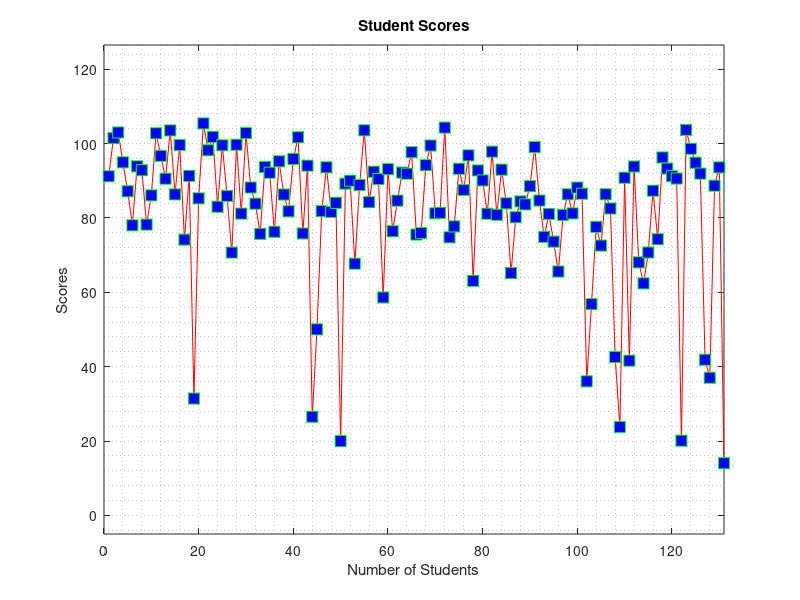
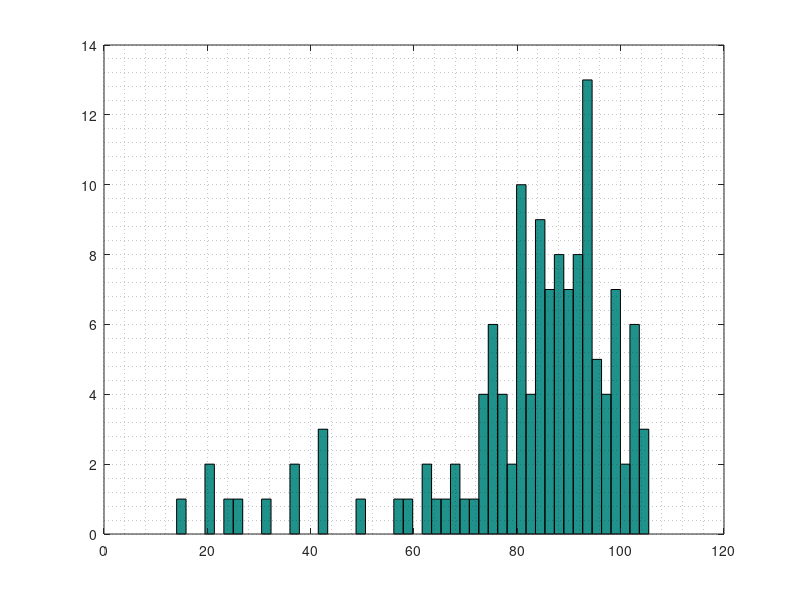
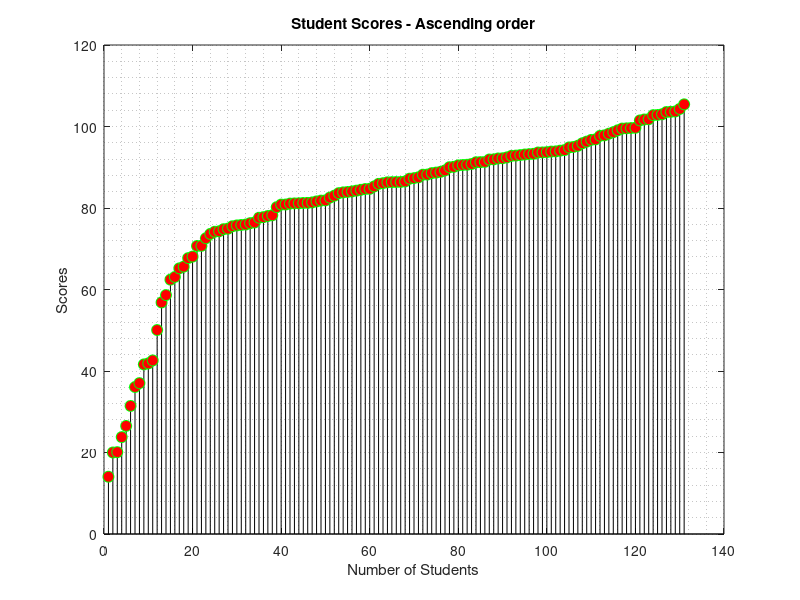
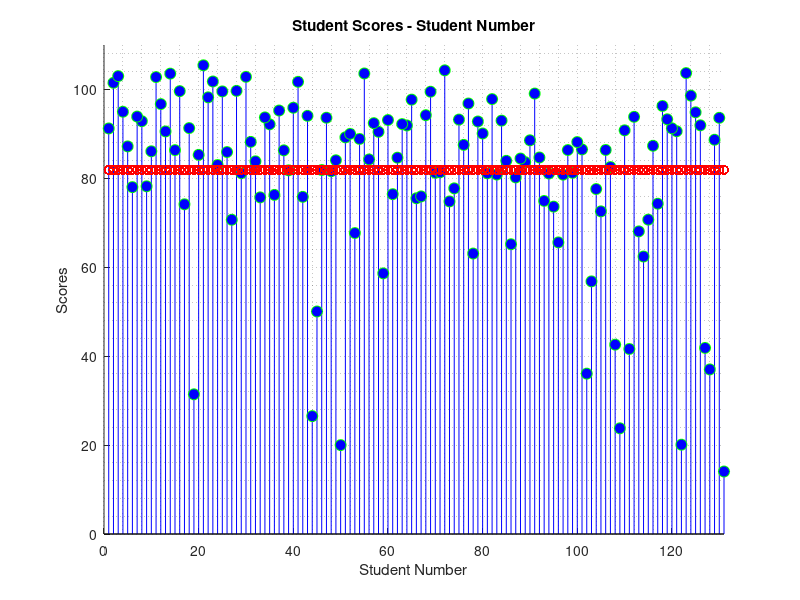

Write the MATLAB code that produced these figures, in order.
%
% file i/o
%
close all;
clear all;
%
% Part B) Process Imported Data - final_scores_example.xlsm
%
% - right click on final_scores_example.xlsm and select Import Data
% - with your mouse select all rows and columns of data
% - then go to Output Type and select Numeric Matrix
% - lastly, click on Import Selection button
% - then in Workspace click on finalscoresexample matrix to display the data
%
% open in Workspace the matrix finalscoresexample and by hand
% change NaN with the number 0
%
% read file newdatafile.mat
% get size of matrix
%
load newdatafile_SingleColumn.mat
sizefse = size(finalscoresexample)
% 
% extract numbers in column 11
% display scores
%
col11 = finalscoresexample(:,1)
[r c] = size(col11)
figure(1);
%stem(col11,'rs-','MarkerFaceColor','b','MarkerSize',8,'MarkerEdgeColor','g');
plot(col11,'rs-','MarkerFaceColor','b','MarkerSize',8,'MarkerEdgeColor','g');
title('Student Scores');
xlabel('Number of Students');
ylabel('Scores');
axis([0 length(col11) -5 max(col11)*1.2]);
grid minor
%
% find mean
%
meanscores = mean(col11);
var_scores = var(col11);
std_scores = sqrt(var_scores);
meanL = ones(length(col11))*meanscores;
%
%
% do a histogram of scores using 30 bins
%
figure(2);
hist(col11,50)
grid minor;
%
% sort scores in ascending order
%
[scoresa, indexsa] = sort(col11)
%
% one way to sort scores in descending order
% [scoresd, indexsd] = sort(col11,'descend')
% flip the order of ascend sort
scoresd = scoresa(end:-1:1)
indexsd = indexsa(end:-1:1)
%
% display scores and location (index)
%
figure(3);
stem(scoresa,'k-o','MarkerFaceColor','r','MarkerSize',8,'MarkerEdgeColor','g');
title('Student Scores - Ascending order');
xlabel('Number of Students');
ylabel('Scores');
grid minor;
%
figure(4);
hold on;
stem(indexsa,scoresa,'b-o','MarkerFaceColor','b','MarkerSize',8,'MarkerEdgeColor','g');
title('Student Scores - Student Number');
xlabel('Student Number');
ylabel('Scores');
plot(meanL,'r:o');
axis([0 131 0 110])
grid minor;
%
spread_mean = col11 - meanscores;
%
figure(5);
hold on;
stem(spread_mean,'b-o','MarkerFaceColor','b','MarkerSize',8,'MarkerEdgeColor','g');
title('Student Scores - Student Number');
xlabel('Student Number');
ylabel('Scores from the Mean');
%plot(meanL,'r:o');
grid minor;
%
% find minimum and maximum scores and their index (location)
%
[maxs, maxi] = max(col11)
[mins, mini] = min(col11)
%
% find index (location) of students in ranges and the number
% of students in each range
% scores >= 90 - A
% scores >= 80 and less than 90 - B
% scores >= 70 and less than 80 - C
% scores >= 60 and less than 70 - D or less
%
% for 1D vectors gives location
%
% finds students with score > 90 - logical array
% 1 or T are > 90; 0 or F are < 90
% grabs True values
%
% finds students with their socred and grade
%
s90 = find(col11>=90);
ss90 = (col11 >= 90);
AS = length(s90)
S90 = ss90 .* col11;
%
s80_90 = find(col11>=80 & col11<90);
ss80_90 = (col11>=80 & col11<90);
BS = length(s80_90)
S80_90 = ss80_90 .* col11;
%
s70_80 = find(col11>=70 & col11<80);
ss70_80 = (col11>=70 & col11<80);
CS = length(s70_80)
S70_80 = ss70_80 .* col11;
%
s60_70 = find(col11>=60 & col11<70);
ss60 = (col11>=60 & col11<70);
DS = length(s60_70)
S60 = ss60 .* col11;
%
% for 2D matrices
%
%[i90,j90] = find(col11>90);
%[i80,j80] = find(col11>80 & col11<90);
%[i70,j70] = find(col11>70 & col11<80);
%[i60,j60] = find(col11>60 & col11<70);
%
figure(6)
data = [AS BS CS DS];
explode = [1 0 0 0 ];
pie(data, explode);
title('Final Grades');
legend('As','Bs','Cs','Ds','Location','Best');
%
disp('>>> END of arrays_final_scores_9b.m <<<')
